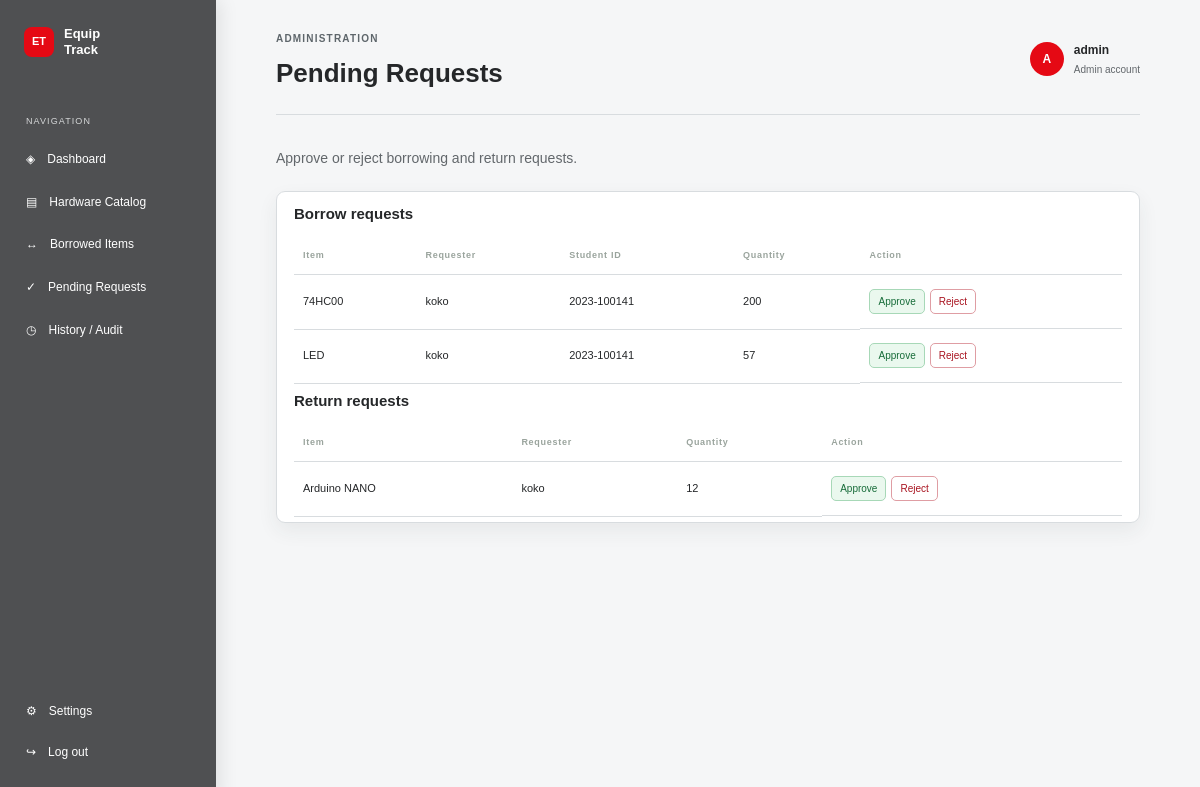
The page /approvals (signed in) on the database its author committed.
### tables this page shows
CREATE TABLE borrow_requests (
                request_id INTEGER PRIMARY KEY AUTOINCREMENT,
                item_id INTEGER NOT NULL, username TEXT NOT NULL,
                student_id TEXT NOT NULL, quantity INTEGER NOT NULL,
                status TEXT NOT NULL DEFAULT 'PENDING',
                requested_at TEXT NOT NULL DEFAULT CURRENT_TIMESTAMP,
                reviewed_at TEXT, reviewed_by TEXT
            );

CREATE TABLE hardware (
                item_id INTEGER PRIMARY KEY AUTOINCREMENT,
                item_name TEXT NOT NULL,
                category TEXT NOT NULL,
                quantity INTEGER NOT NULL,
                borrowed_quantity INTEGER NOT NULL DEFAULT 0,
                unit_price REAL NOT NULL,
                status TEXT NOT NULL,
                serial_number TEXT,
                condition TEXT NOT NULL DEFAULT 'Good',
                location TEXT NOT NULL DEFAULT ''
            , minimum_stock INTEGER NOT NULL DEFAULT 5);

CREATE TABLE return_requests (
                request_id INTEGER PRIMARY KEY AUTOINCREMENT,
                borrow_id INTEGER NOT NULL, username TEXT NOT NULL,
                quantity INTEGER NOT NULL, status TEXT NOT NULL DEFAULT 'PENDING',
                requested_at TEXT NOT NULL DEFAULT CURRENT_TIMESTAMP,
                reviewed_at TEXT, reviewed_by TEXT
            );

### app.py (the view)
@app.get("/approvals")
@admin_required
def approvals():
    return render_template("approvals.html", **page_data())

### app.py (called while the page is built)
def db():
    connection = sqlite3.connect(
        app.config["DATABASE"], timeout=10, isolation_level=None
    )
    connection.execute("PRAGMA busy_timeout = 10000")
    connection.row_factory = sqlite3.Row
    return connection

def login_required(view):
    @wraps(view)
    def wrapped(*args, **kwargs):
        if "username" not in session:
            return redirect(url_for("login"))
        return view(*args, **kwargs)
    return wrapped

def admin_required(view):
    @wraps(view)
    @login_required
    def wrapped(*args, **kwargs):
        if session.get("role") != "ADMIN":
            return redirect(url_for("catalog"))
        return view(*args, **kwargs)
    return wrapped

@app.before_request
def ensure_db():
    if not getattr(app, "_database_ready", False):
        prepare_database()
        app._database_ready = True

### web/templates/approvals.html (shortened to what this page needs)
{% extends "page_shell.html" %}
{% block page_label %}ADMINISTRATION{% endblock %}
{% block page_title %}Pending Requests{% endblock %}
{% block content %}
<div class="page-intro">
    <p>Approve or reject borrowing and return requests.</p>
</div>
<div class="card table-card">
    <h3 class="table-title">Borrow requests</h3>
    <table>
        <thead>
            <tr>
                <th>Item</th>
                <th>Requester</th>
                <th>Student ID</th>
                <th>Quantity</th>
                <th>Action</th>
            </tr>
        </thead>
        <tbody>
            {% for row in pending_borrows %}
            <tr>
                <td>{{ row.item_name }}</td>
                <td>{{ row.username }}</td>
                <td>{{ row.student_id }}</td>
                <td>{{ row.quantity }}</td>
                <td class="actions">
                    <form method="post" action="{{ url_for('review_borrow', request_id=row.request_id, action='approve') }}">
                        <button type="submit" class="table-btn approve">Approve</button>
                    </form>
                    <form method="post" action="{{ url_for('review_borrow', request_id=row.request_id, action='reject') }}">
                        <button type="submit" class="table-btn reject">Reject</button>
                    </form>
                </td>
            </tr>
            {% else %}
            <tr>
                <td colspan="5" class="empty">No pending borrow requests.</td>
            </tr>
            {% endfor %}
        </tbody>
    </table>
    <h3 class="table-title">Return requests</h3>
    <table>
        <thead>
            <tr>
                <th>Item</th>
                <th>Requester</th>
                <th>Quantity</th>
                <th>Action</th>
            </tr>
        </thead>
        <tbody>
            {% for row in pending_returns %}
            <tr>
                <td>{{ row.item_name }}</td>
                <td>{{ row.username }}</td>
                <td>{{ row.quantity }}</td>
                <td class="actions">
                    <form method="post" action="{{ url_for('review_return', request_id=row.request_id, action='approve') }}">
                        <button type="submit" class="table-btn approve">Approve</button>
                    </form>
                    <form method="post" action="{{ url_for('review_return', request_id=row.request_id, action='reject') }}">
                        <button type="submit" class="table-btn reject">Reject</button>
                    </form>
                </td>
            </tr>
            {% else %}
            <tr>
                <td colspan="4" class="empty">No pending return requests.</td>
            </tr>
            {% endfor %}
        </tbody>
    </table>
</div>
{% endblock %}

### web/styles.css (style rules this page uses)
:root { --forest: #fff8f3; --forest-2: #ffffff; --green: #7bcf90; --lime: #ffe2dc; --ink: #292525; --muted: #8c8581; --line: #eee2dc; --bg: #f8eee8; --white: #ffffff; --orange: #ff706e; --red: #d95d5d; }
*, *::before, *::after { box-sizing: border-box; }
html { scroll-behavior: smooth; }
body { margin: 0; font: 13px/1.4 Arial, sans-serif; color: var(--ink); background: var(--bg); }
h1, h2, h3, p { margin: 0; }
h1, h2, h3, b, strong { font-family: Arial, sans-serif; }
.page-intro { display: flex; justify-content: space-between; align-items: center; margin-bottom: 22px; color: var(--muted); }
.table-title { margin: 18px 0 12px; font-size: 14px; }
.dashboard-page { display: flex; min-height: 100vh; }
.card { padding: 20px; border: 1px solid var(--line); border-radius: 9px; background: #ffffff; transition: transform 0.25s, box-shadow 0.25s; }
.card h3 { margin-top: 6px; font-size: 15px; }
.table-card { padding: 5px 17px; overflow: auto; }
table { width: 100%; min-width: 650px; border-collapse: collapse; text-align: left; font-size: 11px; }
th { padding: 13px 9px; border-bottom: 1px solid var(--line); color: #9aa49d; font-size: 9px; letter-spacing: 0.08em; }
td { padding: 14px 9px; border-bottom: 1px solid #f0f2f0; white-space: nowrap; }
.table-btn { padding: 6px 8px; border: 1px solid #dbe8de; border-radius: 5px; background: #ffffff; color: #168d49; font-size: 10px; cursor: pointer; }
.table-btn.approve { background: #e8faed; }
.table-btn.reject { border-color: #f2d6d6; color: var(--red); }
.return-form, .actions { display: flex; gap: 5px; }
.actions form, .manage-actions form { margin: 0; }
:root { --forest: #4f5052; --forest-2: #ffffff; --green: #279b58; --lime: #eaf8ee; --ink: #252729; --muted: #62676b; --line: #d8dcdf; --bg: #f5f6f7; --white: #ffffff; --orange: #e50914; --red: #bd1f2d; }
body { background: #f5f6f7; color: var(--ink); font-size: 14px; }
body::before { content: none; }
.dashboard-page { background: var(--bg); }
.card, .metric, .auth-card, .report-modal-card { background: #ffffff; border-color: var(--line); color: var(--ink); box-shadow: 0 8px 20px #26323812; backdrop-filter: none; }
.status.ok, .status.warn, .table-btn.approve { background: #eaf8ee; color: #176c39; border-color: #a7d8b7; }
.table-btn { background: #ffffff; color: var(--ink); border-color: #b9c0c5; }
.table-btn.reject { color: #a91420; border-color: #df9da3; }
td, th, .mini-row, .notification-row { border-color: var(--line); }

### rows shown on the page
borrow_requests: item_name "74HC00", username "koko", student_id "2023-100141", quantity "200"
borrow_requests: item_name "LED", username "koko", student_id "2023-100141", quantity "57"
return_requests: item_name "Arduino NANO", username "koko", quantity "12"

### other values the page prints
{{ session.username[0]|upper }} "A"
{{ session.username }} "admin"
{{ role|title }} "Admin"
